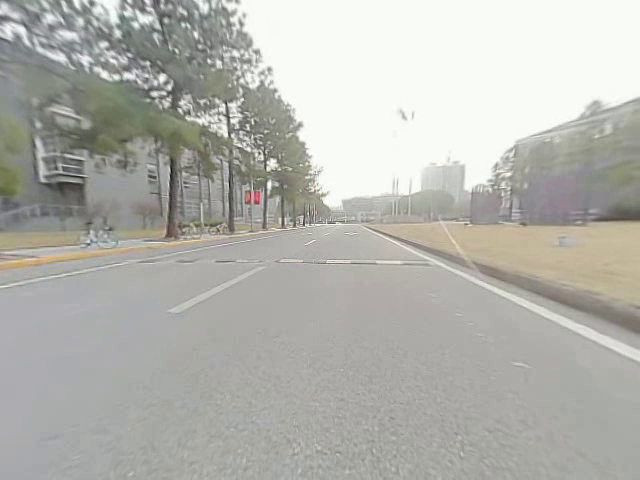
#> input picture frame 27 of UndistortedVideo.avi, 640 x 480 px, given in place of OriginalVideo.avi, which was not available
$ python solveHomographyVideo.py
#> lines starting #> are read from the running program, lines starting #| are printed output that depends on the picture; after the words box and inside, x2 and y2 are one past the last pixel; in counts of white or black regions, pixels touching at a corner belong together
import cv2
import numpy as np


# Define image points and world points
image_points = [(397, 538), (292, 521), (308, 433), (379, 440), (372, 391), (458, 449), (512, 555)]
world_points = [(0, 600), (-300, 600), (-300, 900), (0, 900), (0, 1200), (300, 900), (300, 600)]

# Convert lists to numpy arrays
image_points = np.array(image_points, dtype=np.float32)
world_points = np.array(world_points, dtype=np.float32)

# Open the video file
cap = cv2.VideoCapture('data/OriginalVideo.avi')

# Get video properties
frame_width = int(cap.get(cv2.CAP_PROP_FRAME_WIDTH))
frame_height = int(cap.get(cv2.CAP_PROP_FRAME_HEIGHT))
fps = cap.get(cv2.CAP_PROP_FPS)

# Define the codec and create a VideoWriter object
fourcc = cv2.VideoWriter_fourcc(*'XVID')
out = cv2.VideoWriter('data/ProcessedVideo.avi', fourcc, fps, (frame_width, frame_height))

while cap.isOpened():
    ret, frame = cap.read()
#> frame is the input picture: shape (480, 640, 3); mean B, G, R 173.8, 179.5, 179.7
    if not ret:
        break

    # Compute the homography matrix
    H, _ = cv2.findHomography(image_points, world_points)

    # Apply the homography matrix (e.g., map image points to world points)
    # Add specific mapping logic here as needed
    # Example: Map a point in the image to the world plane
    point_in_image = np.array([[397, 538]], dtype=np.float32)  # Point in the image
    point_in_image = point_in_image.reshape(-1, 1, 2)
    point_in_world = cv2.perspectiveTransform(point_in_image, H)  # Map to the world plane
    point_in_world = point_in_world.reshape(-1, 2)

    # Annotate the mapped point on the image
    x_world, y_world = point_in_world[0]
    cv2.circle(frame, (int(point_in_image[0][0][0]), int(point_in_image[0][0][1])), 5, (0, 255, 0), -1)  # Image point
    cv2.putText(frame, f'World point: ({x_world:.2f}, {y_world:.2f})', (10, 30), cv2.FONT_HERSHEY_SIMPLEX, 1, (0, 0, 255), 2)
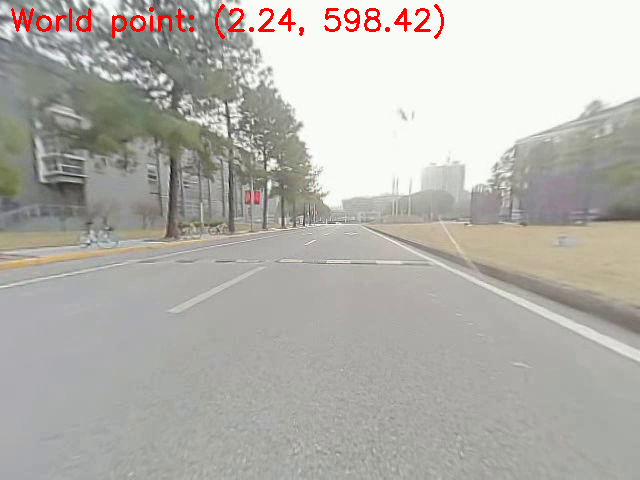
#> frame: shape (480, 640, 3); 0.95% of pixels changed, all inside (x1, y1, x2, y2) = (11, 4, 444, 39)

    # Write the processed frame to the output video
    out.write(frame)

    # Display the current frame (optional)
    cv2.imshow('Frame', frame)
    if cv2.waitKey(1) & 0xFF == ord('q'):
#> (key q is pressed here)
        break

# Release resources
cap.release()
out.release()
cv2.destroyAllWindows()

$ run again, starting later in the video
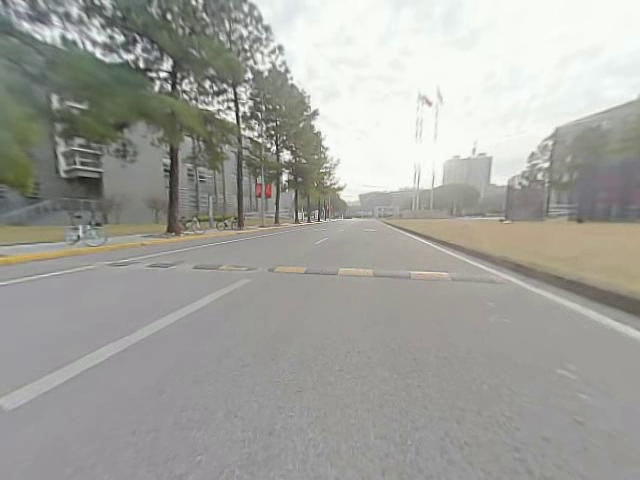
#> input picture frame 125 of UndistortedVideo.avi, 640 x 480 px, given in place of OriginalVideo.avi, which was not available
#> frame is the input picture: shape (480, 640, 3); mean B, G, R 157.6, 162.8, 163
#> `cv2.putText(frame, f'World point: ({x_world:.2f}, {y_world:.2f})', (10..`:
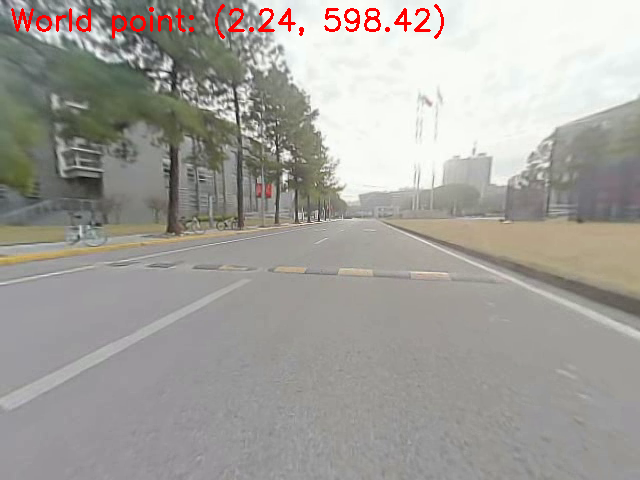
#> frame: shape (480, 640, 3); 0.95% of pixels changed, all inside (x1, y1, x2, y2) = (11, 4, 444, 39)

$ run again, starting later in the video
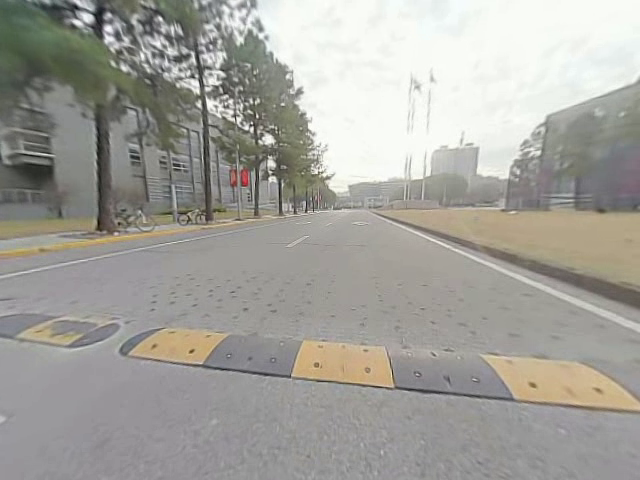
#> input picture frame 222 of UndistortedVideo.avi, 640 x 480 px, given in place of OriginalVideo.avi, which was not available
#> frame is the input picture: shape (480, 640, 3); mean B, G, R 155.7, 161.7, 163.2
#> `cv2.putText(frame, f'World point: ({x_world:.2f}, {y_world:.2f})', (10..`:
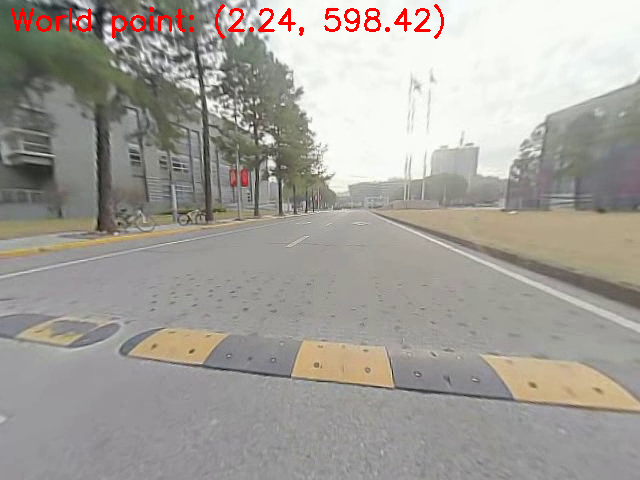
#> frame: shape (480, 640, 3); 0.95% of pixels changed, all inside (x1, y1, x2, y2) = (11, 4, 444, 39)
